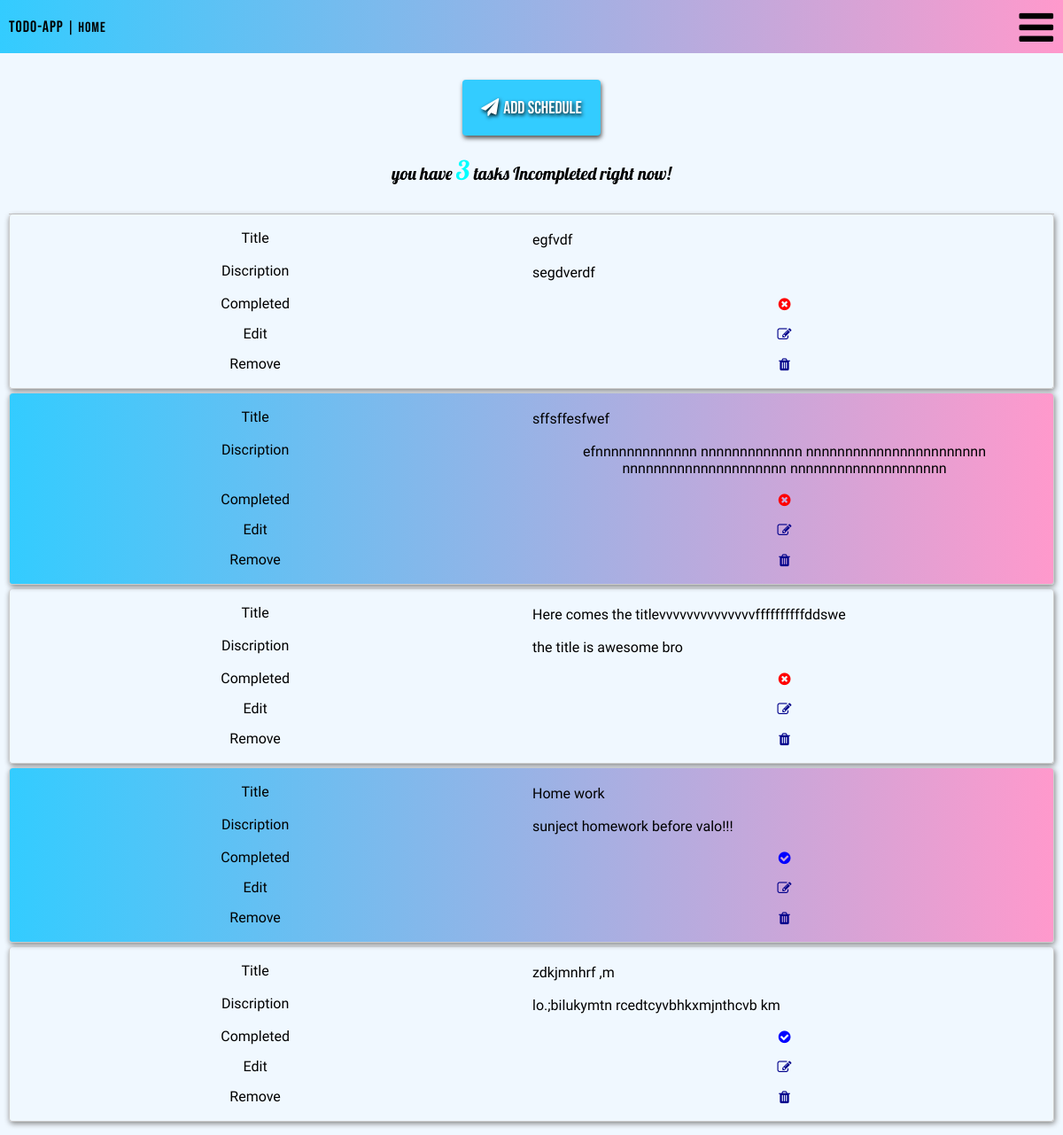
The page / on the database its author committed.
### maillapp/models.py (models this page shows, shortened)
class Task(models.Model):
    user = models.ForeignKey(User, on_delete=models.CASCADE, null=True, blank=True)
    title = models.CharField(max_length=50)
    desc = models.TextField(max_length=100, null=True, blank=True)
    complete = models.BooleanField(default=False)
    date = models.DateTimeField(auto_now_add=True)
    class Meta:
        ordering = ['complete']

### maillapp/views.py (the view)
# urls.py: path('', HomePageView.as_view(), name='app_pge'),
class HomePageView(ListView):
    model = Task
    context_object_name = 'task'
    template_name = 'maillapp/tasklist.html'
    def get_context_data(self, **kwargs):
        count = 0
        context = super().get_context_data(**kwargs)
        for item in Task.objects.all():
            if item.complete == False:
                count += 1
        context['count'] = count
        return context

### maillapp/templates/maillapp/task_list.html (shortened to what this page needs)
{% extends 'maillapp/main.html' %}
{% block currentpage %}HOME
{% endblock currentpage %}
{% block body %}
<div class="add-schedule" >
<i ><a class="fa fa-paper-plane"href="create/"> <span style="font-family:'Bebas Neue', cursive;" > Add Schedule </span></a></i>
</div>
<div class="counts"><p>
    {% if count == 0 %}<p>Congo!! You do not have any incompleted Tasks</p> {% else %}<p>you have <span style="color: aqua; font-size: 30px;" > {{count}}</span> tasks Incompleted right now!</p> {% endif %}
</div>
<div class="table">
<table style="font-family: 'Fira Sans Condensed', sans-serif; " >
    <tr>
        {% for task in object_list %}
    <div >
    <tr class="rowdata">
        <td><span class="description" >{{task.title}}</span></td>
        <td ><span class="description" > {{task.desc}} </span></td>
        {% if task.complete == True %}
        <td> <i class="fa fa-check-circle" style="color:blue"></td></i></p>
        {% else %} <td><p><i class="fa fa-times-circle" style="color:red"></i></p> </td>
        {% endif %}
        <td><a href="task-update/{{task.id}}"><i  class="btn fa fa-edit"></i></></a></td>
        <td><a href="task-delete/{{task.id}}"><i class="btn fa fa-trash"></i></a></td>
    </tr>
    </div>
    {% empty %}
    <h1>EMPTY NOW</h1>
    {%endfor%}
    </tr>
</table>
{% endblock body %}

### maillapp/templates/maillapp/main.html (shortened to what this page needs)
<!DOCTYPE html>
<html lang="en">
<head>
    <link rel="stylesheet" href="https://cdnjs.cloudflare.com/ajax/libs/font-awesome/4.7.0/css/font-awesome.min.css">
</head>
<body>
    <div class="fullbody">
    <div class = "navbar" >
        <p class='slogan'> <a href="{% url 'app_pge' %}"> ToDo-App </a>| {% block currentpage %}{% endblock currentpage %} </P>
        <nav class="nav">
            <label class="barsmenu" for="checked" ><i style="font-size: 45px; " class="icon fa fa-bars"></i></label>
        </nav>
    </div>
    <div class="container">
        {% block body %}
        {%endblock body%}
    </div>
</div>
</body>
</html>

### maillapp/templates/maillapp/task_list.html (style rules this page uses)
.counts { text-align: center; margin-bottom: 10px; font-size: 20px; color: black; font-family: 'Lobster', cursive; margin-bottom: 30px; }
.add-schedule { font-weight: 300; padding: 10px; font-size: 20px; padding: 10px; width: fit-content; display: flex; margin-left: auto; margin-right: auto; border: 1px solid transparent; background: #33ccff; box-shadow: 1px 3px 5px #555; border-radius: 4px; margin-top:20px; margin-bottom: 20px; }
.add-schedule a { color: white; text-shadow: 1px 2px 4px black; text-decoration: none; padding: 10px; }
.description { display: flex; overflow: scroll; box-sizing: content-box; }
table { width: 100%; border-collapse: collapse; }
tr:nth-of-type(even) { background: transparent; border-top: 0px; }
td, th { padding: 8px; text-align: left; border: 1px solid transparent; }
.rowdata { box-shadow: 1px 2px 6px 0px grey; border-radius: 4px; padding: 10px; margin-bottom: 5px; height: 50px; background: linear-gradient(to right, #33ccff 0%, #ff99cc 100%); }
.rowdata a { text-decoration: none; font-family: 'Franklin Gothic Medium', 'Arial Narrow', Arial, sans-serif; color: darkblue; }
.rowdata i { display: flex; justify-content: center; }
@media only screen and (max-width: 760px),
(min-device-width: 768px) and (max-device-width: 1000px) { .rowdata { height: auto; } }
@media only screen and (max-width: 760px),
(min-device-width: 768px) and (max-device-width: 1000px) { table, thead, tbody, th, td, tr { display: block; } }
@media only screen and (max-width: 760px),
(min-device-width: 768px) and (max-device-width: 1000px) { tr { border: 1px solid #ccc; border-top: none; } }
@media only screen and (max-width: 760px),
(min-device-width: 768px) and (max-device-width: 1000px) { td { position: relative; padding-left: 50%; text-align: center; } }
@media only screen and (max-width: 760px),
(min-device-width: 768px) and (max-device-width: 1000px) { td:before { position: absolute; top: 6px; left: 6px; width: 45%; padding-right: 10px; white-space: nowrap; } }
@media only screen and (max-width: 760px),
(min-device-width: 768px) and (max-device-width: 1000px) { td:nth-of-type(1):before { content: "Title"; } }
@media only screen and (max-width: 760px),
(min-device-width: 768px) and (max-device-width: 1000px) { td:nth-of-type(2):before { content: "Discription"; } }
@media only screen and (max-width: 760px),
(min-device-width: 768px) and (max-device-width: 1000px) { td:nth-of-type(3):before { content: "Completed"; } }
@media only screen and (max-width: 760px),
(min-device-width: 768px) and (max-device-width: 1000px) { td:nth-of-type(4):before { content: "Edit"; } }
@media only screen and (max-width: 760px),
(min-device-width: 768px) and (max-device-width: 1000px) { td:nth-of-type(5):before { content: "Remove"; } }

### maillapp/templates/maillapp/main.html (style rules this page uses)
body { background-color: aliceblue; }
.fullbody { overflow-x: hidden; }
.slogan a { text-decoration: none; color: black; }
* { padding: 0%; margin: 0%; }
.container { align-items: center; padding: 10px; }
.navbar { font-family: 'Bebas Neue', cursive; letter-spacing: 1px; padding: 10px; display: flex; height: 40px; justify-content: space-between; align-items: center; background: linear-gradient(to right, #33ccff 0%, #ff99cc 100%); }
.navbar a { text-decoration: none; color: black; font-size: 18px; }
.barsmenu, .crossmenu { display: none; font-size: 10px; }
@media only screen and (max-width: 760px),
(min-device-width: 768px) and (max-device-width: 1024px) { .navbar { display: block; align-items: center; display: flex; } }
@media only screen and (max-width: 760px),
(min-device-width: 768px) and (max-device-width: 1024px) { .barsmenu { display: block; z-index: 1; } }

### rows shown on the page
Task: title "egfvdf", desc "segdverdf", complete False (drawn)
Task: title "sffsffesfwef", desc "efnnnnnnnnnnnnn nnnnnnnnnnnnn nnnnnnnnnnnnnnnnnnnnnnn nnnnnnnnnnnnnnnnnnnnn nnnnnnnnnnnnnnnnnnnn", complete False (drawn)
Task: title "Here comes the titlevvvvvvvvvvvvvvffffffffffddswe", desc "the title is awesome bro", complete False (drawn)
Task: title "Home work", desc "sunject homework before valo!!!", complete True (drawn)
Task: title "zdkjmnhrf ,m", desc "lo.;bilukymtn rcedtcyvbhkxmjnthcvb km", complete True (drawn)

### other values the page prints
{{ count }} "3"
